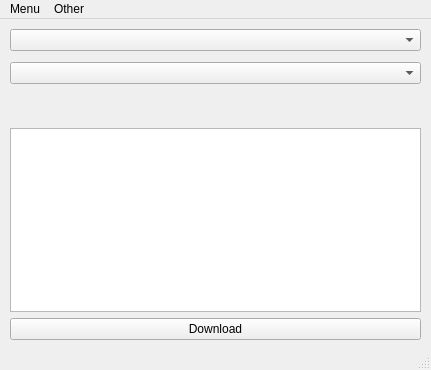
<?xml version="1.0" encoding="UTF-8"?>
<ui version="4.0">
 <class>Window</class>
 <widget class="QMainWindow" name="Window">
  <property name="enabled">
   <bool>true</bool>
  </property>
  <property name="geometry">
   <rect>
    <x>0</x>
    <y>0</y>
    <width>431</width>
    <height>370</height>
   </rect>
  </property>
  <property name="windowTitle">
   <string>MainWindow</string>
  </property>
  <property name="documentMode">
   <bool>false</bool>
  </property>
  <widget class="QWidget" name="centralwidget">
   <widget class="QWidget" name="verticalLayoutWidget">
    <property name="geometry">
     <rect>
      <x>10</x>
      <y>10</y>
      <width>411</width>
      <height>311</height>
     </rect>
    </property>
    <layout class="QVBoxLayout" name="verticalLayout">
     <item>
      <widget class="QComboBox" name="comboBoxTop"/>
     </item>
     <item>
      <spacer name="verticalSpacer">
       <property name="orientation">
        <enum>Qt::Vertical</enum>
       </property>
       <property name="sizeHint" stdset="0">
        <size>
         <width>316</width>
         <height>13</height>
        </size>
       </property>
      </spacer>
     </item>
     <item>
      <widget class="QComboBox" name="comboBoxbottom"/>
     </item>
     <item>
      <spacer name="verticalSpacer_2">
       <property name="orientation">
        <enum>Qt::Vertical</enum>
       </property>
       <property name="sizeHint" stdset="0">
        <size>
         <width>316</width>
         <height>13</height>
        </size>
       </property>
      </spacer>
     </item>
     <item>
      <spacer name="verticalSpacer_4">
       <property name="orientation">
        <enum>Qt::Vertical</enum>
       </property>
       <property name="sizeHint" stdset="0">
        <size>
         <width>20</width>
         <height>40</height>
        </size>
       </property>
      </spacer>
     </item>
     <item>
      <widget class="QListWidget" name="listWidget"/>
     </item>
     <item>
      <widget class="QPushButton" name="startDownloadButton">
       <property name="text">
        <string>Download</string>
       </property>
       <property name="autoDefault">
        <bool>true</bool>
       </property>
       <property name="default">
        <bool>false</bool>
       </property>
       <property name="flat">
        <bool>false</bool>
       </property>
      </widget>
     </item>
    </layout>
   </widget>
  </widget>
  <widget class="QMenuBar" name="menubar">
   <property name="geometry">
    <rect>
     <x>0</x>
     <y>0</y>
     <width>431</width>
     <height>26</height>
    </rect>
   </property>
   <widget class="QMenu" name="menuMenu">
    <property name="title">
     <string>Menu</string>
    </property>
    <addaction name="actionSelect_Catalog"/>
    <addaction name="actionStop"/>
    <addaction name="actionPreferences"/>
   </widget>
   <widget class="QMenu" name="menuOther">
    <property name="title">
     <string>Other</string>
    </property>
    <addaction name="actionAbout_App"/>
    <addaction name="actionAbout_me"/>
   </widget>
   <addaction name="menuMenu"/>
   <addaction name="menuOther"/>
  </widget>
  <widget class="QStatusBar" name="statusbar"/>
  <action name="actionSelect_Catalog">
   <property name="text">
    <string>Open</string>
   </property>
  </action>
  <action name="actionStop">
   <property name="text">
    <string>Stop Download</string>
   </property>
  </action>
  <action name="actionReload">
   <property name="text">
    <string>Reload</string>
   </property>
  </action>
  <action name="actionPreferences">
   <property name="text">
    <string>Preferences</string>
   </property>
  </action>
  <action name="actionAbout_me">
   <property name="text">
    <string>About Me</string>
   </property>
  </action>
  <action name="actionAbout_App">
   <property name="text">
    <string>About App</string>
   </property>
  </action>
 </widget>
 <resources/>
 <connections/>
</ui>
